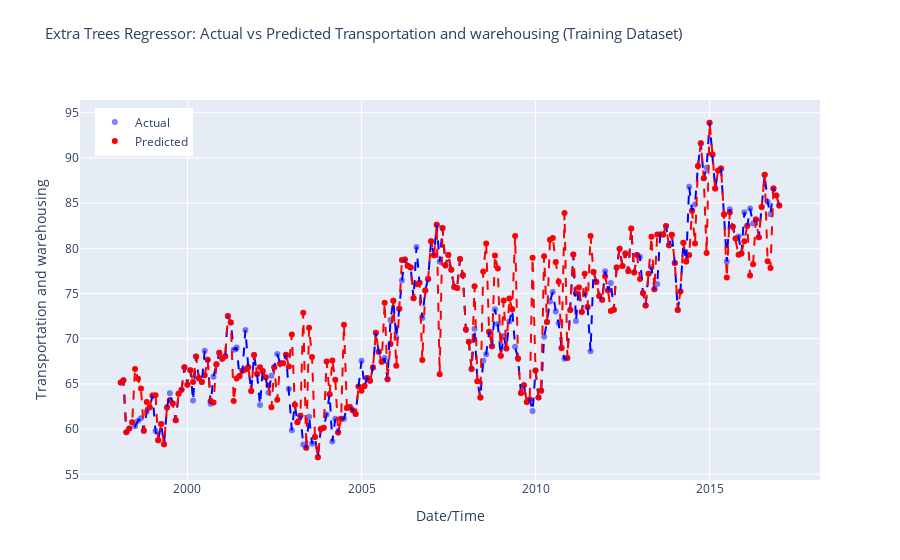

Notebook source saved alongside this figure:
### Code cell
# Make predictions on the test dataset
predictions = pycr.predict_model(model, data = train_data)

r2 = r2_score(predictions['Transportation and warehousing'], predictions['prediction_label'])
print('R-squared (R2) Score:', r2)

# Sort predictions DataFrame by index
predictions.sort_index(inplace=True)

# Create Plotly figure
fig = make_subplots(rows=1, cols=1, shared_xaxes=True, shared_yaxes=True)

# Add scatter plot for actual values
fig.add_trace(go.Scatter(x=predictions.index, y=predictions['Transportation and warehousing'],
                         mode='markers', marker=dict(color='blue', opacity=0.5),
                         name='Actual'), row=1, col=1)

# Add scatter plot for predicted values
fig.add_trace(go.Scatter(x=predictions.index, y=predictions['prediction_label'],
                         mode='markers', marker=dict(color='red'),
                         name='Predicted'), row=1, col=1)

# Add lines for sorted actual values
fig.add_trace(go.Scatter(x=predictions.index, y=predictions['Transportation and warehousing'].sort_index(),
                         mode='lines', line=dict(color='blue', dash='dash'),
                         showlegend=False), row=1, col=1)

# Add lines for sorted predicted values
fig.add_trace(go.Scatter(x=predictions.index, y=predictions['prediction_label'].sort_index(),
                         mode='lines', line=dict(color='red', dash='dash'),
                         showlegend=False), row=1, col=1)

fig.update_layout(title_text='Extra Trees Regressor: Actual vs Predicted Transportation and warehousing (Training Dataset)',
                  title_font_size=15, title_y=.95,
                  xaxis_title='Date/Time', yaxis_title='Transportation and warehousing',
                  legend=dict(x=0.02, y=0.98),
                  grid=dict(rows=1, columns=1, ygap=0.2))

# Show interactive plot
fig.show()

### Figure 1 — Plotly figure (JSON) as saved in the notebook; plotly's stock layout.template omitted (floating-point values rounded to 4 significant figures; data arrays with more than 128 entries replaced by an {"elided": "..."} marker saying what was removed)
{"data": [{"marker": {"color": "blue", "opacity": 0.5}, "mode": "markers", "name": "Actual", "type": "scatter", "x": {"elided": "228 str values"}, "xaxis": "x", "y": {"elided": "228 float values"}, "yaxis": "y"}, {"marker": {"color": "red"}, "mode": "markers", "name": "Predicted", "type": "scatter", "x": {"elided": "228 str values"}, "xaxis": "x", "y": {"elided": "228 float values"}, "yaxis": "y"}, {"line": {"color": "blue", "dash": "dash"}, "mode": "lines", "showlegend": false, "type": "scatter", "x": {"elided": "228 str values"}, "xaxis": "x", "y": {"elided": "228 float values"}, "yaxis": "y"}, {"line": {"color": "red", "dash": "dash"}, "mode": "lines", "showlegend": false, "type": "scatter", "x": {"elided": "228 str values"}, "xaxis": "x", "y": {"elided": "228 float values"}, "yaxis": "y"}], "layout": {"grid": {"columns": 1, "rows": 1, "ygap": 0.2}, "legend": {"x": 0.02, "y": 0.98}, "title": {"font": {"size": 15}, "text": "Extra Trees Regressor: Actual vs Predicted Transportation and warehousing (Training Dataset)", "y": 0.95}, "xaxis": {"anchor": "y", "domain": [0, 1], "title": {"text": "Date/Time"}}, "yaxis": {"anchor": "x", "domain": [0, 1], "title": {"text": "Transportation and warehousing"}}}}
